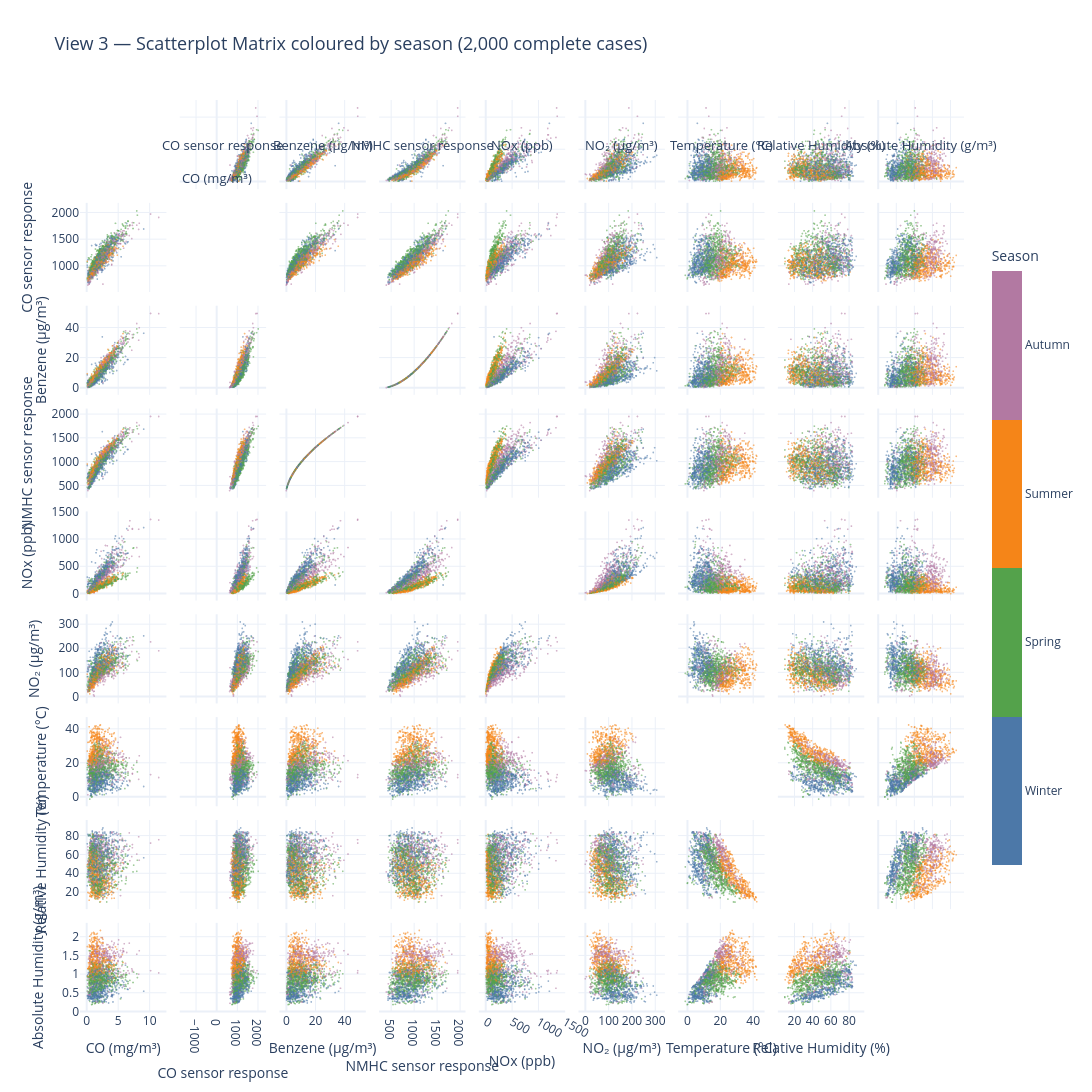

Notebook source saved alongside this figure:
### Markdown cell above
### View 1.3: Scatterplot matrix
Every attribute pair, coloured by season, to spot dense regions and separations. Drawn from a 2,000-hour random sample of complete cases (the same sample size as the dashboard) so the notebook stays light.

### Code cell
def view_splom(df):
    complete = df.dropna(subset=NUMERIC_ATTRIBUTES).copy()
    season_code = complete["Season"].cat.codes.tolist()
    colorscale = season_colorscale()
    n = len(NUMERIC_ATTRIBUTES)

    def axis_ref(letter: str, idx: int) -> str:
        # First axis is referenced as "x"/"y" (no number); subsequent as "x2", ...
        return letter if idx == 1 else f"{letter}{idx}"

    fig = make_subplots(
        rows=n,
        cols=n,
        shared_xaxes=True,
        shared_yaxes=True,
        horizontal_spacing=0.015,
        vertical_spacing=0.015,
    )

    for i, yattr in enumerate(NUMERIC_ATTRIBUTES):
        for j, xattr in enumerate(NUMERIC_ATTRIBUTES):
            if i == j:
                fig.add_annotation(
                    text=ATTR_LABELS[yattr],
                    x=0.5,
                    y=0.5,
                    xref=f"{axis_ref('x', j + 1)} domain",
                    yref=f"{axis_ref('y', i + 1)} domain",
                    showarrow=False,
                    font=dict(size=13),
                )
            else:
                fig.add_trace(
                    go.Scattergl(
                        x=complete[xattr],
                        y=complete[yattr],
                        mode="markers",
                        marker=dict(
                            color=season_code,
                            colorscale=colorscale,
                            cmin=-0.5,
                            cmax=len(SEASON_ORDER) - 0.5,
                            size=2,
                            opacity=0.55,
                            showscale=(i == 0 and j == 1),
                            colorbar=dict(
                                title="Season",
                                tickvals=list(range(len(SEASON_ORDER))),
                                ticktext=SEASON_ORDER,
                                len=0.7,
                            ),
                        ),
                        showlegend=False,
                    ),
                    row=i + 1,
                    col=j + 1,
                )

    for j, xattr in enumerate(NUMERIC_ATTRIBUTES):
        fig.update_xaxes(title_text=ATTR_LABELS[xattr], row=n, col=j + 1)
    for i, yattr in enumerate(NUMERIC_ATTRIBUTES):
        fig.update_yaxes(title_text=ATTR_LABELS[yattr], row=i + 1, col=1)

    fig.update_layout(
        template="plotly_white",
        title=dict(
            text=f"View 3 — Scatterplot Matrix coloured by season "
            f"({len(complete):,} complete cases)",
            font=dict(size=18),
        ),
        height=1500,
        width=1500,
    )
    return fig

view_splom(df.dropna(subset=ATTRS).sample(n=2000, random_state=42)).show()   # same 2,000-hour sample as app.py, keeps the notebook small
